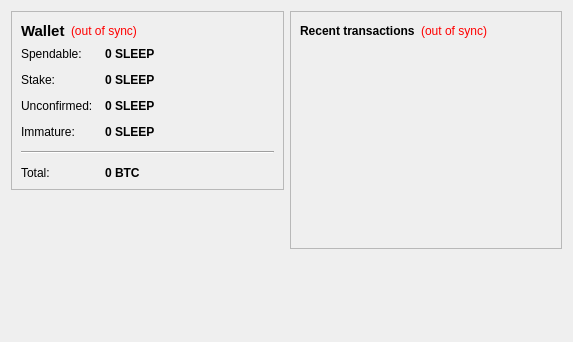
<?xml version="1.0" encoding="UTF-8"?>
<ui version="4.0">
 <class>OverviewPage</class>
 <widget class="QWidget" name="OverviewPage">
  <property name="geometry">
   <rect>
    <x>0</x>
    <y>0</y>
    <width>573</width>
    <height>342</height>
   </rect>
  </property>
  <property name="windowTitle">
   <string>Form</string>
  </property>
  <layout class="QHBoxLayout" name="horizontalLayout" stretch="1,1">
   <item>
    <layout class="QVBoxLayout" name="verticalLayout_2">
     <item>
      <widget class="QFrame" name="frame">
       <property name="frameShape">
        <enum>QFrame::StyledPanel</enum>
       </property>
       <property name="frameShadow">
        <enum>QFrame::Raised</enum>
       </property>
       <layout class="QVBoxLayout" name="verticalLayout_4">
        <item>
         <layout class="QHBoxLayout" name="horizontalLayout_4">
          <item>
           <widget class="QLabel" name="label_5">
            <property name="font">
             <font>
              <pointsize>11</pointsize>
              <weight>75</weight>
              <bold>true</bold>
             </font>
            </property>
            <property name="text">
             <string>Wallet</string>
            </property>
           </widget>
          </item>
          <item>
           <widget class="QLabel" name="labelWalletStatus">
            <property name="toolTip">
             <string>The displayed information may be out of date. Your wallet automatically synchronizes with the SleepCoin network after a connection is established, but this process has not completed yet.</string>
            </property>
            <property name="styleSheet">
             <string notr="true">QLabel { color: red; }</string>
            </property>
            <property name="text">
             <string notr="true">(out of sync)</string>
            </property>
            <property name="alignment">
             <set>Qt::AlignLeading|Qt::AlignLeft|Qt::AlignVCenter</set>
            </property>
           </widget>
          </item>
          <item>
           <spacer name="horizontalSpacer_2">
            <property name="orientation">
             <enum>Qt::Horizontal</enum>
            </property>
            <property name="sizeHint" stdset="0">
             <size>
              <width>40</width>
              <height>20</height>
             </size>
            </property>
           </spacer>
          </item>
         </layout>
        </item>
        <item>
         <layout class="QFormLayout" name="formLayout_2">
          <property name="fieldGrowthPolicy">
           <enum>QFormLayout::AllNonFixedFieldsGrow</enum>
          </property>
          <property name="horizontalSpacing">
           <number>12</number>
          </property>
          <property name="verticalSpacing">
           <number>12</number>
          </property>
          <item row="0" column="0">
           <widget class="QLabel" name="label">
            <property name="text">
             <string>Spendable:</string>
            </property>
           </widget>
          </item>
          <item row="0" column="1">
           <widget class="QLabel" name="labelBalance">
            <property name="font">
             <font>
              <weight>75</weight>
              <bold>true</bold>
             </font>
            </property>
            <property name="cursor">
             <cursorShape>IBeamCursor</cursorShape>
            </property>
            <property name="toolTip">
             <string>Your current spendable balance</string>
            </property>
            <property name="text">
             <string notr="true">0 SLEEP</string>
            </property>
            <property name="textInteractionFlags">
             <set>Qt::LinksAccessibleByMouse|Qt::TextSelectableByKeyboard|Qt::TextSelectableByMouse</set>
            </property>
           </widget>
          </item>
          <item row="1" column="0">
           <widget class="QLabel" name="label_6">
            <property name="text">
             <string>Stake:</string>
            </property>
           </widget>
          </item>
          <item row="1" column="1">
           <widget class="QLabel" name="labelStake">
            <property name="font">
             <font>
              <weight>75</weight>
              <bold>true</bold>
             </font>
            </property>
            <property name="cursor">
             <cursorShape>IBeamCursor</cursorShape>
            </property>
            <property name="toolTip">
             <string>Total of coins that was staked, and do not yet count toward the current balance</string>
            </property>
            <property name="text">
             <string notr="true">0 SLEEP</string>
            </property>
            <property name="textInteractionFlags">
             <set>Qt::LinksAccessibleByMouse|Qt::TextSelectableByKeyboard|Qt::TextSelectableByMouse</set>
            </property>
           </widget>
          </item>
          <item row="2" column="0">
           <widget class="QLabel" name="label_3">
            <property name="text">
             <string>Unconfirmed:</string>
            </property>
           </widget>
          </item>
          <item row="2" column="1">
           <widget class="QLabel" name="labelUnconfirmed">
            <property name="font">
             <font>
              <weight>75</weight>
              <bold>true</bold>
             </font>
            </property>
            <property name="cursor">
             <cursorShape>IBeamCursor</cursorShape>
            </property>
            <property name="toolTip">
             <string>Total of transactions that have yet to be confirmed, and do not yet count toward the current balance</string>
            </property>
            <property name="text">
             <string notr="true">0 SLEEP</string>
            </property>
            <property name="textInteractionFlags">
             <set>Qt::LinksAccessibleByMouse|Qt::TextSelectableByKeyboard|Qt::TextSelectableByMouse</set>
            </property>
           </widget>
          </item>
          <item row="3" column="0">
           <widget class="QLabel" name="labelImmatureText">
            <property name="text">
             <string>Immature:</string>
            </property>
           </widget>
          </item>
          <item row="3" column="1">
           <widget class="QLabel" name="labelImmature">
            <property name="font">
             <font>
              <weight>75</weight>
              <bold>true</bold>
             </font>
            </property>
            <property name="toolTip">
             <string>Mined balance that has not yet matured</string>
            </property>
            <property name="text">
             <string notr="true">0 SLEEP</string>
            </property>
            <property name="textInteractionFlags">
             <set>Qt::LinksAccessibleByMouse|Qt::TextSelectableByKeyboard|Qt::TextSelectableByMouse</set>
            </property>
           </widget>
          </item>
          <item row="4" column="0" colspan="2">
           <widget class="Line" name="line">
            <property name="orientation">
             <enum>Qt::Horizontal</enum>
            </property>
           </widget>
          </item>
          <item row="5" column="0">
           <widget class="QLabel" name="labelTotalText">
            <property name="text">
             <string>Total:</string>
            </property>
           </widget>
          </item>
          <item row="5" column="1">
           <widget class="QLabel" name="labelTotal">
            <property name="font">
             <font>
              <weight>75</weight>
              <bold>true</bold>
             </font>
            </property>
            <property name="cursor">
             <cursorShape>IBeamCursor</cursorShape>
            </property>
            <property name="toolTip">
             <string>Your current total balance</string>
            </property>
            <property name="text">
             <string notr="true">0 BTC</string>
            </property>
            <property name="textInteractionFlags">
             <set>Qt::LinksAccessibleByMouse|Qt::TextSelectableByKeyboard|Qt::TextSelectableByMouse</set>
            </property>
           </widget>
          </item>
         </layout>
        </item>
       </layout>
      </widget>
     </item>
     <item>
      <spacer name="verticalSpacer">
       <property name="orientation">
        <enum>Qt::Vertical</enum>
       </property>
       <property name="sizeHint" stdset="0">
        <size>
         <width>20</width>
         <height>40</height>
        </size>
       </property>
      </spacer>
     </item>
    </layout>
   </item>
   <item>
    <layout class="QVBoxLayout" name="verticalLayout_3">
     <item>
      <widget class="QFrame" name="frame_2">
       <property name="frameShape">
        <enum>QFrame::StyledPanel</enum>
       </property>
       <property name="frameShadow">
        <enum>QFrame::Raised</enum>
       </property>
       <layout class="QVBoxLayout" name="verticalLayout">
        <item>
         <layout class="QHBoxLayout" name="horizontalLayout_2">
          <item>
           <widget class="QLabel" name="label_4">
            <property name="text">
             <string>&lt;b&gt;Recent transactions&lt;/b&gt;</string>
            </property>
           </widget>
          </item>
          <item>
           <widget class="QLabel" name="labelTransactionsStatus">
            <property name="toolTip">
             <string>The displayed information may be out of date. Your wallet automatically synchronizes with the SleepCoin network after a connection is established, but this process has not completed yet.</string>
            </property>
            <property name="styleSheet">
             <string notr="true">QLabel { color: red; }</string>
            </property>
            <property name="text">
             <string notr="true">(out of sync)</string>
            </property>
            <property name="alignment">
             <set>Qt::AlignRight|Qt::AlignTrailing|Qt::AlignVCenter</set>
            </property>
           </widget>
          </item>
          <item>
           <spacer name="horizontalSpacer">
            <property name="orientation">
             <enum>Qt::Horizontal</enum>
            </property>
            <property name="sizeHint" stdset="0">
             <size>
              <width>40</width>
              <height>20</height>
             </size>
            </property>
           </spacer>
          </item>
         </layout>
        </item>
        <item>
         <widget class="QListView" name="listTransactions">
          <property name="styleSheet">
           <string notr="true">QListView { background: transparent; }</string>
          </property>
          <property name="frameShape">
           <enum>QFrame::NoFrame</enum>
          </property>
          <property name="verticalScrollBarPolicy">
           <enum>Qt::ScrollBarAlwaysOff</enum>
          </property>
          <property name="horizontalScrollBarPolicy">
           <enum>Qt::ScrollBarAlwaysOff</enum>
          </property>
          <property name="selectionMode">
           <enum>QAbstractItemView::NoSelection</enum>
          </property>
         </widget>
        </item>
       </layout>
      </widget>
     </item>
     <item>
      <spacer name="verticalSpacer_2">
       <property name="orientation">
        <enum>Qt::Vertical</enum>
       </property>
       <property name="sizeHint" stdset="0">
        <size>
         <width>20</width>
         <height>40</height>
        </size>
       </property>
      </spacer>
     </item>
    </layout>
   </item>
  </layout>
 </widget>
 <resources/>
 <connections/>
</ui>
